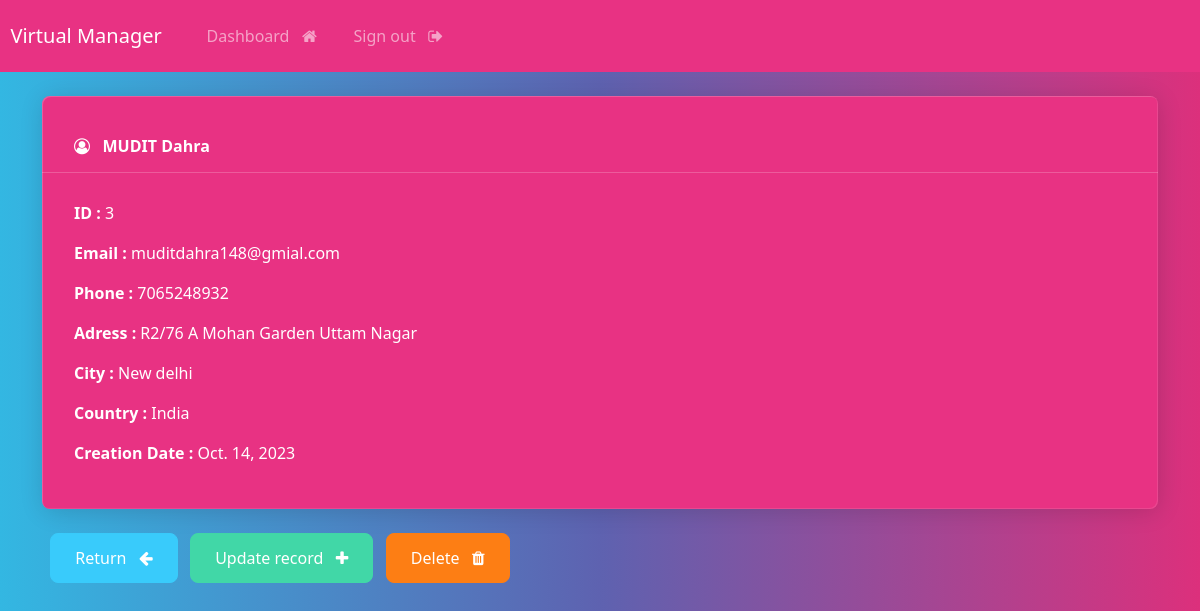
Screenshot of /record/3 (signed in) with the database file from the repository.
### webapp/models.py (models this page shows, shortened)
class Record(models.Model):
    creation_date = models.DateField(auto_now_add=True)
    first_name = models.CharField(max_length=100)
    last_name = models.CharField(max_length=100)
    email = models.CharField(max_length=100)
    phone = models.CharField(max_length=10)
    adress = models.CharField(max_length=100)
    city = models.CharField(max_length=20)
    provience = models.CharField(max_length=100)

### webapp/views.py (the view)
# urls.py: path('record/<int:pk>', views.singular_record, name="record"),
@login_required(login_url='login')
def singular_record(request, pk):
    all_records = Record.objects.get(id=pk)
    context= {'record':all_records}
    return render (request,'webapp/view-record.html',context=context)

### webapp/Templates/webapp/view-record.html (shortened to what this page needs)
{% extends 'webapp/base.html' %}
{% block content %}
<div class="card text-white bg-primary">
    <div class="card-header" >
        <strong>
             <i class="fa fa-user-circle-o" aria-hidden="true"></i>
            &nbsp; {{record.first_name|upper}}
            {{record.last_name}}
        </strong>
    </div>
    <div class="card-body">
        <p><strong>ID  :  </strong>{{record.id}}</p>
        <p><strong>Email  :  </strong>{{record.email}}</p>
        <p><strong>Phone  :  </strong>{{record.phone}}</p>
        <p><strong>Adress :  </strong>{{record.adress}}</p>
        <p><strong>City :  </strong>{{record.city}}</p>
        <p><strong>Country :  </strong>{{record.provience}}</p>
        <p><strong>Creation Date :  </strong>{{record.creation_date}}</p>
    </div>
</div>
    <br>
    <a href="{% url 'dashboard' %}" class="btn btn-info"> Return &nbsp; <i class="fa fa-arrow-left" aria-hidden="true"></i>
    </a>
    <a href="{% url 'update-record' record.id %}" class="btn btn-success"> Update record &nbsp; <i class="fa fa-plus" aria-hidden="true"></i> </a>
    <a href="{% url  'delete-record' record.id %}" class="btn btn-danger">Delete &nbsp; <i class="fa fa-trash" aria-hidden="true"></i>
    </a>
{% endblock %}

### rows the page displays
Record: first_name "MUDIT", last_name "Dahra", id "3", email "muditdahra148@gmial.com", phone "7065248932", adress "R2/76 A Mohan Garden Uttam Nagar", city "New delhi", provience "India", creation_date "Oct. 14, 2023"
